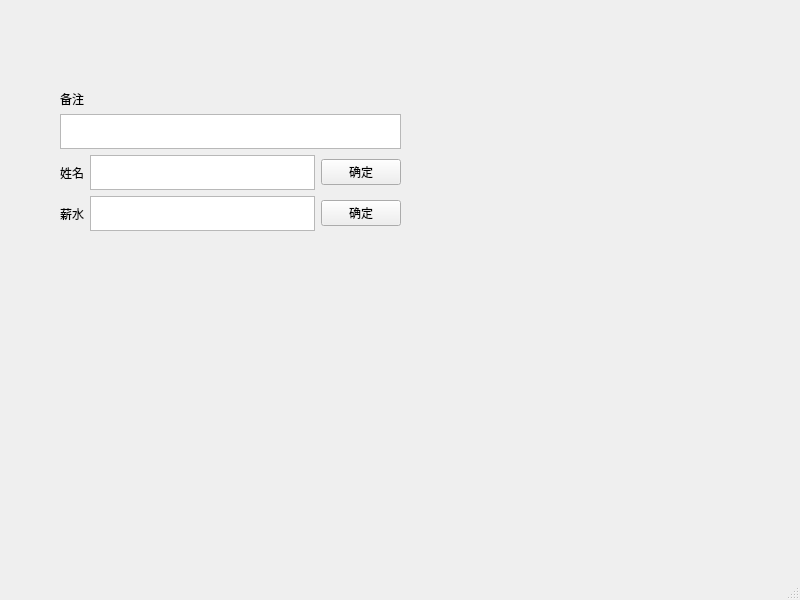
<?xml version="1.0" encoding="UTF-8"?>
<ui version="4.0">
 <class>MainWindow</class>
 <widget class="QMainWindow" name="MainWindow">
  <property name="geometry">
   <rect>
    <x>0</x>
    <y>0</y>
    <width>800</width>
    <height>600</height>
   </rect>
  </property>
  <property name="windowTitle">
   <string>MainWindow</string>
  </property>
  <widget class="QWidget" name="centralwidget">
   <widget class="QWidget" name="">
    <property name="geometry">
     <rect>
      <x>60</x>
      <y>90</y>
      <width>341</width>
      <height>141</height>
     </rect>
    </property>
    <layout class="QVBoxLayout" name="verticalLayout">
     <item>
      <widget class="QLabel" name="label">
       <property name="text">
        <string>备注</string>
       </property>
      </widget>
     </item>
     <item>
      <widget class="QTextEdit" name="textEdit"/>
     </item>
     <item>
      <layout class="QHBoxLayout" name="horizontalLayout">
       <item>
        <widget class="QLabel" name="label_2">
         <property name="text">
          <string>姓名</string>
         </property>
        </widget>
       </item>
       <item>
        <widget class="QTextEdit" name="textEdit_2"/>
       </item>
       <item>
        <widget class="QPushButton" name="pushButton">
         <property name="text">
          <string>确定</string>
         </property>
        </widget>
       </item>
      </layout>
     </item>
     <item>
      <layout class="QHBoxLayout" name="horizontalLayout_2">
       <item>
        <widget class="QLabel" name="label_3">
         <property name="text">
          <string>薪水</string>
         </property>
        </widget>
       </item>
       <item>
        <widget class="QTextEdit" name="textEdit_3"/>
       </item>
       <item>
        <widget class="QPushButton" name="pushButton_2">
         <property name="text">
          <string>确定</string>
         </property>
        </widget>
       </item>
      </layout>
     </item>
    </layout>
   </widget>
  </widget>
  <widget class="QMenuBar" name="menubar">
   <property name="geometry">
    <rect>
     <x>0</x>
     <y>0</y>
     <width>800</width>
     <height>22</height>
    </rect>
   </property>
  </widget>
  <widget class="QStatusBar" name="statusbar"/>
 </widget>
 <resources/>
 <connections/>
</ui>
